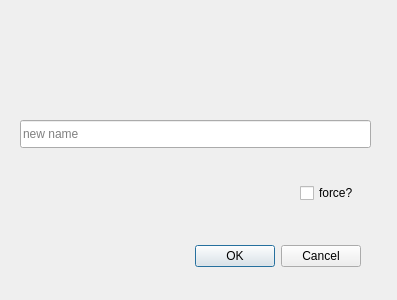
<?xml version="1.0" encoding="UTF-8"?>
<ui version="4.0">
 <class>RenameDialog</class>
 <widget class="QDialog" name="RenameDialog">
  <property name="geometry">
   <rect>
    <x>0</x>
    <y>0</y>
    <width>397</width>
    <height>300</height>
   </rect>
  </property>
  <property name="windowTitle">
   <string comment="rename">Rename</string>
  </property>
  <property name="sizeGripEnabled">
   <bool>false</bool>
  </property>
  <property name="modal">
   <bool>false</bool>
  </property>
  <widget class="QDialogButtonBox" name="buttonBox">
   <property name="geometry">
    <rect>
     <x>30</x>
     <y>240</y>
     <width>331</width>
     <height>32</height>
    </rect>
   </property>
   <property name="orientation">
    <enum>Qt::Horizontal</enum>
   </property>
   <property name="standardButtons">
    <set>QDialogButtonBox::Cancel|QDialogButtonBox::Ok</set>
   </property>
  </widget>
  <widget class="QLineEdit" name="newNameLineEdit">
   <property name="geometry">
    <rect>
     <x>20</x>
     <y>120</y>
     <width>351</width>
     <height>28</height>
    </rect>
   </property>
   <property name="toolTip">
    <string/>
   </property>
   <property name="placeholderText">
    <string comment="newName">new name</string>
   </property>
  </widget>
  <widget class="QCheckBox" name="forceCheckbox">
   <property name="geometry">
    <rect>
     <x>300</x>
     <y>180</y>
     <width>61</width>
     <height>26</height>
    </rect>
   </property>
   <property name="text">
    <string comment="force?">force?</string>
   </property>
   <property name="checkable">
    <bool>true</bool>
   </property>
   <property name="checked">
    <bool>false</bool>
   </property>
   <property name="autoRepeat">
    <bool>false</bool>
   </property>
   <property name="autoExclusive">
    <bool>false</bool>
   </property>
   <property name="tristate">
    <bool>false</bool>
   </property>
  </widget>
  <widget class="QLabel" name="currentNameLabel">
   <property name="geometry">
    <rect>
     <x>20</x>
     <y>80</y>
     <width>351</width>
     <height>28</height>
    </rect>
   </property>
   <property name="text">
    <string/>
   </property>
  </widget>
  <widget class="QLabel" name="errorLabel">
   <property name="geometry">
    <rect>
     <x>20</x>
     <y>220</y>
     <width>341</width>
     <height>20</height>
    </rect>
   </property>
   <property name="text">
    <string/>
   </property>
  </widget>
 </widget>
 <resources/>
 <connections>
  <connection>
   <sender>buttonBox</sender>
   <signal>accepted()</signal>
   <receiver>RenameDialog</receiver>
   <slot>accept()</slot>
   <hints>
    <hint type="sourcelabel">
     <x>248</x>
     <y>254</y>
    </hint>
    <hint type="destinationlabel">
     <x>157</x>
     <y>274</y>
    </hint>
   </hints>
  </connection>
  <connection>
   <sender>buttonBox</sender>
   <signal>rejected()</signal>
   <receiver>RenameDialog</receiver>
   <slot>reject()</slot>
   <hints>
    <hint type="sourcelabel">
     <x>316</x>
     <y>260</y>
    </hint>
    <hint type="destinationlabel">
     <x>286</x>
     <y>274</y>
    </hint>
   </hints>
  </connection>
 </connections>
</ui>
